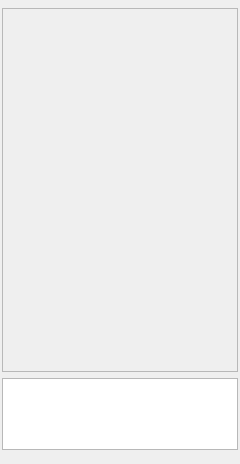
<?xml version="1.0" encoding="UTF-8"?>
<ui version="4.0">
 <class>MultiUserChatWindowClass</class>
 <widget class="QMainWindow" name="MultiUserChatWindowClass">
  <property name="geometry">
   <rect>
    <x>0</x>
    <y>0</y>
    <width>240</width>
    <height>464</height>
   </rect>
  </property>
  <widget class="QWidget" name="wdtCentral">
   <layout class="QVBoxLayout" name="verticalLayout_2">
    <property name="leftMargin">
     <number>2</number>
    </property>
    <property name="topMargin">
     <number>2</number>
    </property>
    <property name="rightMargin">
     <number>2</number>
    </property>
    <property name="bottomMargin">
     <number>2</number>
    </property>
    <item>
     <widget class="QWidget" name="wdtInfo" native="true">
      <property name="sizePolicy">
       <sizepolicy hsizetype="Expanding" vsizetype="Minimum">
        <horstretch>0</horstretch>
        <verstretch>0</verstretch>
       </sizepolicy>
      </property>
     </widget>
    </item>
    <item>
     <layout class="QVBoxLayout" name="verticalLayout_3">
      <item>
       <widget class="QScrollArea" name="scrollArea">
        <property name="sizeAdjustPolicy">
         <enum>QAbstractScrollArea::AdjustToContents</enum>
        </property>
        <property name="widgetResizable">
         <bool>true</bool>
        </property>
        <widget class="QWidget" name="scrollAreaWidgetContents">
         <property name="geometry">
          <rect>
           <x>0</x>
           <y>0</y>
           <width>232</width>
           <height>338</height>
          </rect>
         </property>
         <property name="sizePolicy">
          <sizepolicy hsizetype="Expanding" vsizetype="Expanding">
           <horstretch>0</horstretch>
           <verstretch>0</verstretch>
          </sizepolicy>
         </property>
         <layout class="QVBoxLayout" name="verticalLayout">
          <property name="leftMargin">
           <number>2</number>
          </property>
          <property name="topMargin">
           <number>2</number>
          </property>
          <property name="rightMargin">
           <number>2</number>
          </property>
          <property name="bottomMargin">
           <number>2</number>
          </property>
          <item>
           <widget class="QWidget" name="wdtView" native="true">
            <property name="sizePolicy">
             <sizepolicy hsizetype="Expanding" vsizetype="Expanding">
              <horstretch>0</horstretch>
              <verstretch>0</verstretch>
             </sizepolicy>
            </property>
           </widget>
          </item>
         </layout>
        </widget>
       </widget>
      </item>
      <item>
       <widget class="QListView" name="ltvUsers">
        <property name="sizePolicy">
         <sizepolicy hsizetype="Expanding" vsizetype="Preferred">
          <horstretch>0</horstretch>
          <verstretch>0</verstretch>
         </sizepolicy>
        </property>
        <property name="sizeAdjustPolicy">
         <enum>QAbstractScrollArea::AdjustToContents</enum>
        </property>
        <property name="editTriggers">
         <set>QAbstractItemView::NoEditTriggers</set>
        </property>
        <property name="movement">
         <enum>QListView::Static</enum>
        </property>
        <property name="resizeMode">
         <enum>QListView::Adjust</enum>
        </property>
        <property name="uniformItemSizes">
         <bool>true</bool>
        </property>
       </widget>
      </item>
     </layout>
    </item>
    <item>
     <widget class="QWidget" name="wdtToolBar" native="true">
      <property name="sizePolicy">
       <sizepolicy hsizetype="Expanding" vsizetype="Preferred">
        <horstretch>0</horstretch>
        <verstretch>0</verstretch>
       </sizepolicy>
      </property>
     </widget>
    </item>
    <item>
     <widget class="QWidget" name="wdtEdit" native="true">
      <property name="sizePolicy">
       <sizepolicy hsizetype="Expanding" vsizetype="Preferred">
        <horstretch>0</horstretch>
        <verstretch>0</verstretch>
       </sizepolicy>
      </property>
     </widget>
    </item>
   </layout>
  </widget>
 </widget>
 <layoutdefault spacing="6" margin="11"/>
 <resources/>
 <connections/>
</ui>
